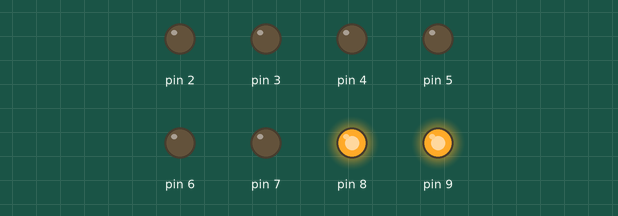
Recording of a sketch running on a simulated Arduino Uno, built with avr-gcc and run on an emulated ATmega328P. Shown: output pins drawn as LEDs (lit = HIGH).

Above: at 0.5 s.
At 1.5 s:
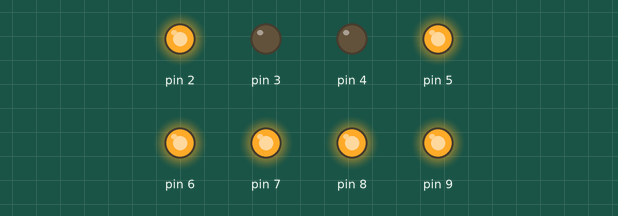
At 2.5 s:
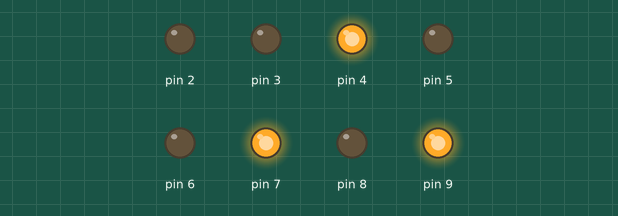
At 4.5 s:
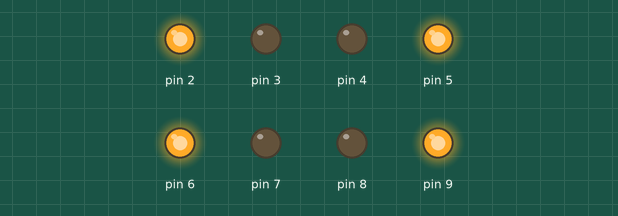
At 6.5 s:
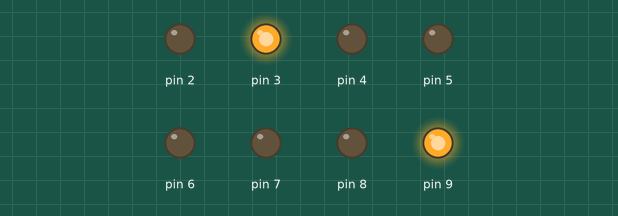
At 9.5 s:
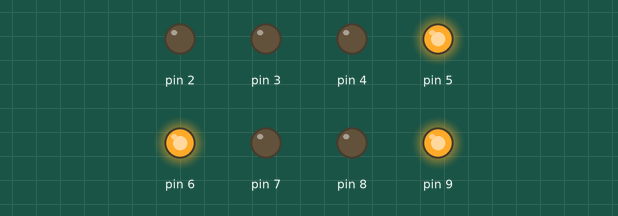
Timing chart, 0 to 11.5 s (numbered marks = the images above):
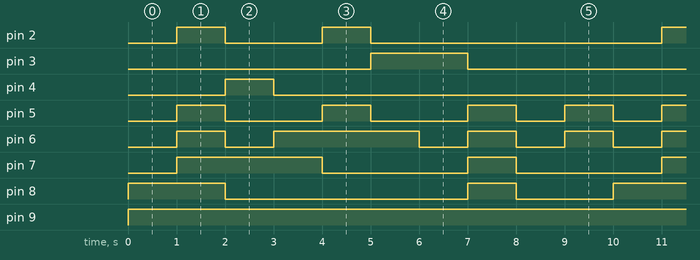

Measured:
- by itself, pin 2: repeats every 10.0 s: LOW 2.0 s, HIGH 1.0 s, LOW 6.0 s, HIGH 1.0 s
- by itself, pin 3: alternates HIGH for 2.0 s and LOW for 8.0 s
- by itself, pin 4: alternates HIGH for 1.0 s and LOW for 9.0 s
- by itself, pin 5: repeats every 10.0 s: 2 × (LOW 2.0 s, HIGH 1.0 s), 2 × (LOW 1.0 s, HIGH 1.0 s)
- by itself, pin 6: repeats every 10.0 s: LOW 1.0 s, HIGH 3.0 s, 3 × (LOW 1.0 s, HIGH 1.0 s)
- by itself, pin 7: repeats every 10.0 s: LOW 3.0 s, HIGH 1.0 s, LOW 3.0 s, HIGH 3.0 s
- by itself, pin 8: repeats every 10.0 s: LOW 5.0 s, HIGH 1.0 s, LOW 2.0 s, HIGH 2.0 s
- by itself, pin 9: LOW → HIGH at 0.00 s

The sketch:

7sedanode.ino
```cpp
void setup() {
  // put your setup code here, to run once:
  for(int i=2;i<=9;i++)
   {
    pinMode(i,OUTPUT);
   }

}
void disp(int);
void disp(int a)
{
  switch(a)
  {
    case 0:
    digitalWrite(2,0);
    digitalWrite(3,0);
    digitalWrite(4,0);
    digitalWrite(5,0);
    digitalWrite(6,0);
    digitalWrite(7,0);
    digitalWrite(8,1);
    digitalWrite(9,1);
    break;
    case 1:
    digitalWrite(2,1);
    digitalWrite(3,0);
    digitalWrite(4,0);
    digitalWrite(5,1);
    digitalWrite(6,1);
    digitalWrite(7,1);
    digitalWrite(8,1);
    digitalWrite(9,1);
    break;
    case 2:
    digitalWrite(2,0);
    digitalWrite(3,0);
    digitalWrite(4,1);
    digitalWrite(5,0);
    digitalWrite(6,0);
    digitalWrite(7,1);
    digitalWrite(8,0);
    digitalWrite(9,1);
    break;
    case 3:
    digitalWrite(2,0);
    digitalWrite(3,0);
    digitalWrite(4,0);
    digitalWrite(5,0);
    digitalWrite(6,1);
    digitalWrite(7,1);
    digitalWrite(8,0);
    digitalWrite(9,1);
    break;
    case 4:
    digitalWrite(2,1);
    digitalWrite(3,0);
    digitalWrite(4,0);
    digitalWrite(5,1);
    digitalWrite(6,1);
    digitalWrite(7,0);
    digitalWrite(8,0);
    digitalWrite(9,1);
    break;
    case 5:
    digitalWrite(2,0);
    digitalWrite(3,1);
    digitalWrite(4,0);
    digitalWrite(5,0);
    digitalWrite(6,1);
    digitalWrite(7,0);
    digitalWrite(8,0);
    digitalWrite(9,1);
    break;
    case 6:
    digitalWrite(2,0);
    digitalWrite(3,1);
    digitalWrite(4,0);
    digitalWrite(5,0);
    digitalWrite(6,0);
    digitalWrite(7,0);
    digitalWrite(8,0);
    digitalWrite(9,1);
    break;
    case 7:
    digitalWrite(2,0);
    digitalWrite(3,0);
    digitalWrite(4,0);
    digitalWrite(5,1);
    digitalWrite(6,1);
    digitalWrite(7,1);
    digitalWrite(8,1);
    digitalWrite(9,1);
    break;
    case 8:
    digitalWrite(2,0);
    digitalWrite(3,0);
    digitalWrite(4,0);
    digitalWrite(5,0);
    digitalWrite(6,0);
    digitalWrite(7,0);
    digitalWrite(8,0);
    digitalWrite(9,1);
    break;
    case 9:
    digitalWrite(2,0);
    digitalWrite(3,0);
    digitalWrite(4,0);
    digitalWrite(5,1);
    digitalWrite(6,1);
    digitalWrite(7,0);
    digitalWrite(8,0);
    digitalWrite(9,1);
    break;
  }
}

void loop() {
  // put your main code here, to run repeatedly:
  for(int j=0;j<10;j++)
  {
    disp(j);
    delay(1000);
  }


}
```
